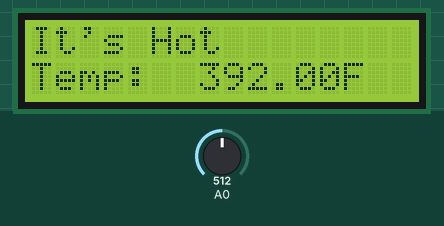
The sketch below on a simulated Arduino Uno, built with avr-gcc and run on an emulated ATmega328P. Parts: 16×2 character LCD. The inputs (shaded band) are chosen by the test bench; at power-on: A0 = 512. What the sketch prints to the serial monitor is not drawn.

Above: at 1.2 s.
1.3 s: A0 set to 168
At 2.8 s:
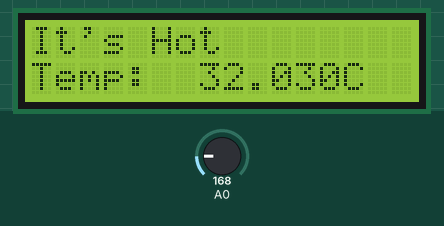
4.5 s: A0 set to 153
At 6.6 s:
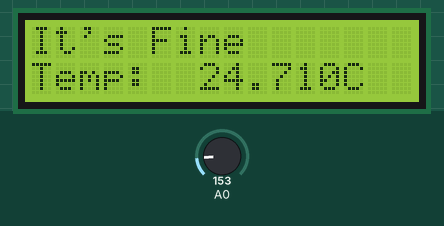
10.5 s: A0 set to 122
At 12.9 s:
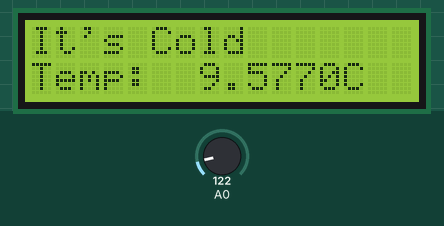
16.5 s: A0 set to 306
At 18.9 s:
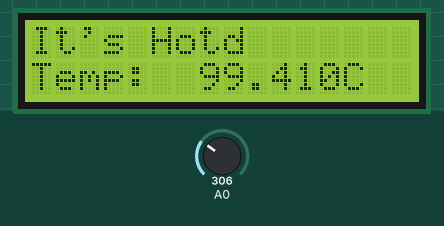
Timing chart, 0 to 20.4 s (numbered marks = the images above; inputs shaded):
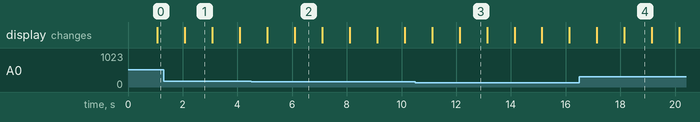

Measured:
- the behaviour switches between 154 and 153 on A0 (found by bisection; images 1 and 2)
- after the input at 1.3 s, the display: changes after 0.78 s (image 1)
- after the input at 4.5 s, the display: first differs from a run without the input after 1.6 s (image 2)
- after the input at 10.5 s, the display: first differs from a run without the input after 1.6 s (image 3)
- after the input at 16.5 s, the display: first differs from a run without the input after 1.6 s (image 4)
- what the display in image 1 shows lasts 1.0 s, from 2.1 s to 3.1 s

The sketch:

LCD.ino
```cpp
//temperature, celsius
const int hotC = 25;
const int coldC = 20;

//temperature, fahrenheit
const int coldF = 68;
const int hotF = 77;
const int temperaturePin = 0;

// Load the LiquidCrystal library, which will give us
// commands to interface to the LCD:

#include <LiquidCrystal.h>

LiquidCrystal lcd(12,11,5,4,3,2);

void setup()
{
  lcd.begin(16, 2);

  lcd.clear();

  //lcd.print("Temp, Sensor");

  Serial.begin(9600);
}

void loop()
{
  /*
   * Calculating celsius % fahrenheit
   * Coverting temperature
   */
  float voltage, degreesC, degreesF;
  voltage = getVoltage(temperaturePin);
  degreesC = (voltage - 0.5) * 100.0;
  degreesF = degreesC * (9.0/5.0) + 32.0;

  Serial.print("voltage: ");
  Serial.print(voltage);
  Serial.print("  deg C: ");
  Serial.print(degreesC);
  Serial.print("  deg F: ");
  Serial.println(degreesF);

  /*
   * checking temp in celsius
   */
  if (degreesC < coldC)
  {
    //lcd.setCursor(0,0);
    //lcd.write ("Temp: ");
    //lcd.setCursor(7,0);
    //lcd.print (degreesC, 2);
    //lcd.setCursor (13, 0);
    //lcd.write (" Cold");
    lcd.setCursor(0,0);
    lcd.write("It's Cold");
  }
  else if (degreesC > hotC)
  {
    lcd.setCursor(0,0);
    lcd.write("It's Hot");
  }
  else
  {
    lcd.setCursor(0,0);
    lcd.write("It's Fine");
  }

  lcd.setCursor(0,1);
  lcd.write ("Temp: ");
  lcd.setCursor(7,1);
  lcd.print (degreesC, 2);
  lcd.setCursor (13, 1);
  lcd.write ("C");

  delay(1000);

  /*
   * Checking temperature in fahrenheit
   */
    if (degreesF < coldF)
  {
    //lcd.setCursor(0,0);
    //lcd.write ("Temp: ");
    //lcd.setCursor(7,0);
    //lcd.print (degreesC, 2);
    //lcd.setCursor (13, 0);
    //lcd.write (" Cold");
    lcd.setCursor(0,0);
    lcd.write("It's Cold");
  }
  else if (degreesF > hotF)
  {
    lcd.setCursor(0,0);
    lcd.write("It's Hot");
  }
  else
  {
    lcd.setCursor(0,0);
    lcd.write("It's Fine");
  }

  lcd.setCursor(0,1);
  lcd.write ("Temp: ");
  lcd.setCursor(7,1);
  lcd.print (degreesF, 2);
  lcd.setCursor (13, 1);
  lcd.write ("F");

  delay(1000);
}

float getVoltage(int pin)
{
  return (analogRead(pin) * 0.004882814);
}
```
